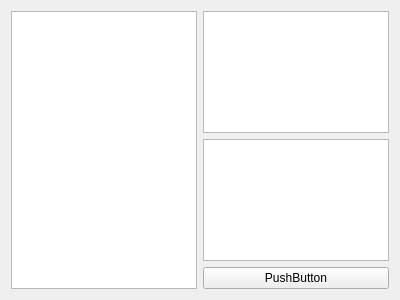
<?xml version="1.0" encoding="UTF-8"?>
<ui version="4.0">
 <class>Widget</class>
 <widget class="QWidget" name="Widget">
  <property name="geometry">
   <rect>
    <x>0</x>
    <y>0</y>
    <width>400</width>
    <height>300</height>
   </rect>
  </property>
  <property name="windowTitle">
   <string>Widget</string>
  </property>
  <layout class="QHBoxLayout" name="horizontalLayout">
   <item>
    <widget class="QListWidget" name="dialogListWidget"/>
   </item>
   <item>
    <layout class="QVBoxLayout" name="verticalLayout">
     <item>
      <widget class="QListWidget" name="messagesListWidget"/>
     </item>
     <item>
      <widget class="QTextEdit" name="messageTextEdit">
       <property name="sizePolicy">
        <sizepolicy hsizetype="Expanding" vsizetype="Preferred">
         <horstretch>0</horstretch>
         <verstretch>0</verstretch>
        </sizepolicy>
       </property>
      </widget>
     </item>
     <item>
      <layout class="QHBoxLayout" name="horizontalLayout_2">
       <item>
        <widget class="QPushButton" name="sendPushButton">
         <property name="text">
          <string>PushButton</string>
         </property>
        </widget>
       </item>
      </layout>
     </item>
    </layout>
   </item>
  </layout>
 </widget>
 <layoutdefault spacing="6" margin="11"/>
 <resources/>
 <connections/>
</ui>
